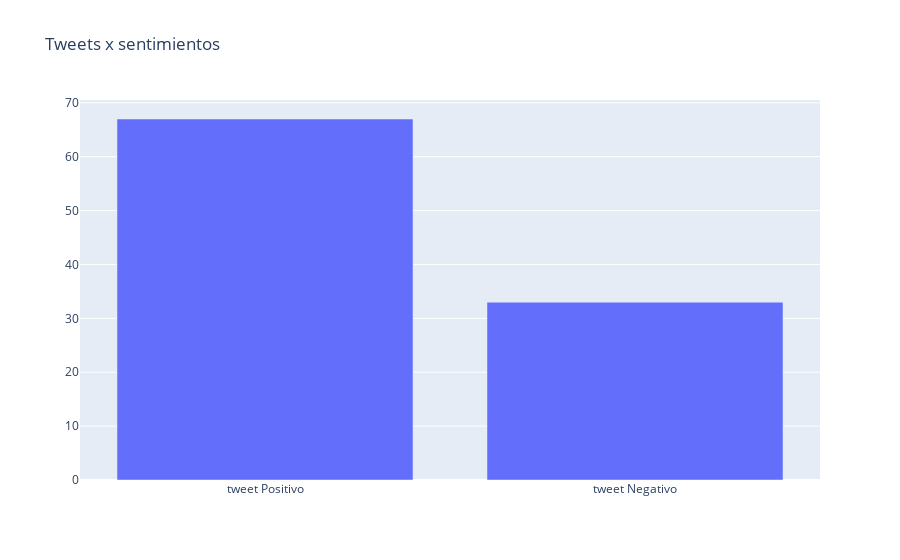

The code cell stored with this chart in its notebook:
### Code cell
fig = go.Figure(data = [trace], layout=layout)
iplot(fig)

### Figure 1 — Plotly figure (JSON) as saved in the notebook; plotly's stock layout.template omitted (floating-point values rounded to 4 significant figures)
{"data": [{"type": "bar", "x": ["tweet Positivo", "tweet Negativo"], "y": [67, 33]}], "layout": {"title": {"text": "Tweets x sentimientos"}}}
